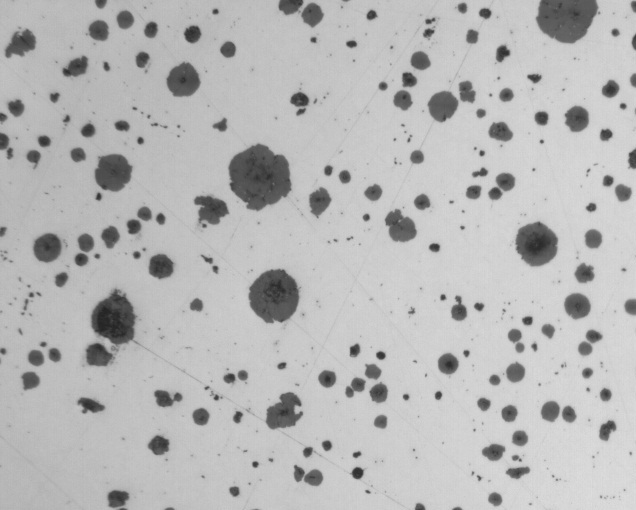
#> input picture ductile_iron0.jpg, 636 x 510 px
$ python otsu_threshold.py ductile_iron0.jpg ductile_iron0.jpg ductile_iron0.jpg out.png out.png   (Python 2 division)
#> lines starting #> are read from the running program, lines starting #| are printed output that depends on the picture; after the words box and inside, x2 and y2 are one past the last pixel; in counts of white or black regions, pixels touching at a corner belong together
# -*- coding: utf-8 -*-
"""
Created on Wed Mar 21 15:56:56 2018

@author: zty-pc2
"""

import cv2 as cv
import numpy as np
#from matplotlib import pyplot as plt
import sys

img_input = sys.argv[2]
img_output = sys.argv[4]
if_output_threshold=''
if_output_threshold = sys.argv[5]

#img = cv.imread('DataSamples/ductile_iron0.jpg',0)
#img_input = 'DataSamples/ductile_iron0.jpg'
img = cv.imread(img_input,0)
#> img is the input picture: shape (510, 636); min 35, max 222, mean 183.4
x,y = img.shape
#> x = 510; y = 636
threshold = 0
otsu = 99999999
for t in range(256):
    cluster_1 = np.where(img>t, img,0)
    cluster_2 = np.where(img<=t, img,0)
    cluster_2_fix = np.where(img<=t, img,-1)
    cluster_1_size = np.count_nonzero(cluster_1)
    if cluster_1_size > 0:
        cluster_1_mean = cluster_1.sum()/(cluster_1_size+.0)
        cluster_1_var = np.where(cluster_1>0, cluster_1,cluster_1_mean).var()*img.size/(cluster_1_size+.0)
    else:
        cluster_1_mean = 0
        cluster_1_var = 0
    if cluster_1_size < img.size:
        cluster_2_mean = cluster_2.sum()/(img.size - cluster_1_size+.0)
        cluster_2_var = np.where(cluster_2_fix!=-1,cluster_2_fix,cluster_2_mean).var()*img.size/(img.size - cluster_1_size+.0)
    else:
        cluster_2_mean = 0
        cluster_2_var=0


    otsu_min = (cluster_1_var*cluster_1_size + cluster_2_var*(img.size - cluster_1_size))/(img.size+.0)

    if otsu_min <= otsu:
        threshold = t
        otsu = otsu_min
#> this loop made 256 passes
#> (cluster_1_size, cluster_1_mean, cluster_1_var, cluster_2_mean, cluster_2_var, otsu_min, otsu) on passes 36 to 47: (324358, 183.4, 1344.4, 35, 0, 1344.4, 1344.4), (324353, 183.4, 1344.1, 35.71, 0.204, 1344.1, 1344.1), (324338, 183.4, 1343.2, 36.59, 0.424, 1343.1, 1343.1), (324316, 183.4, 1341.9, 37.3, 0.708, 1341.7, 1341.7), (324282, 183.5, 1339.8, 38.04, 1.11, 1339.5, 1339.5), (324238, 183.5, 1337.2, 38.75, 1.6, 1336.7, 1336.7), (324194, 183.5, 1334.6, 39.34, 2.17, 1333.9, 1333.9), (324158, 183.5, 1332.5, 39.82, 2.81, 1331.7, 1331.7), (324113, 183.5, 1330, 40.4, 3.81, 1329, 1329), (324062, 183.5, 1327.1, 41.01, 5, 1325.9, 1325.9), (324008, 183.6, 1324.2, 41.62, 6.3, 1322.7, 1322.7), (323948, 183.6, 1320.9, 42.26, 7.76, 1319.2, 1319.2)
#> (cluster_1_size, cluster_1_mean, cluster_1_var, cluster_2_mean, cluster_2_var, otsu) on passes 61 to 66: (322366, 184.2, 1245.6, 52.29, 39.64, 1238.2), (322141, 184.3, 1235.9, 53.17, 42.54, 1227.7), (321913, 184.4, 1226.2, 53.99, 45.16, 1217.2), (321661, 184.5, 1215.6, 54.83, 47.81, 1205.8), (321364, 184.6, 1203.3, 55.74, 50.58, 1192.6), (321045, 184.7, 1190.2, 56.63, 53.16, 1178.6)
#> after the loop, otsu = 172; threshold = 143
cluster_1 = np.where(img>=threshold, img,0)
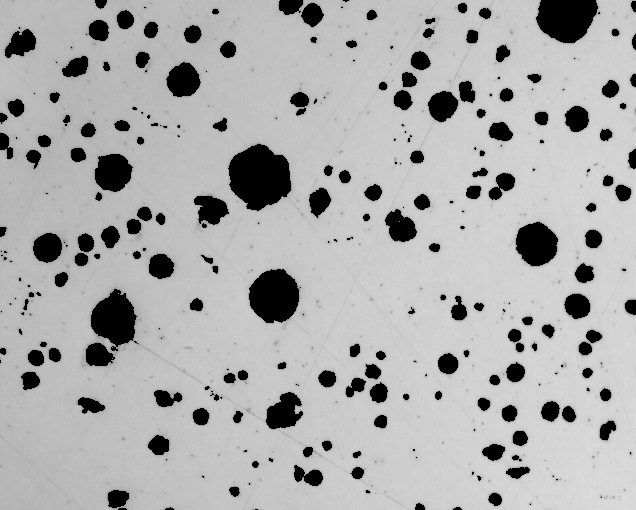
#> cluster_1: shape (510, 636); min 0, max 222, mean 172.3
binary_image = np.where(cluster_1==0,cluster_1,255)
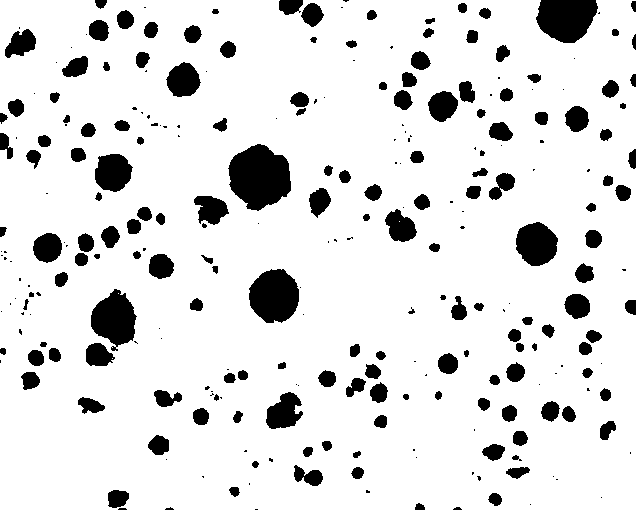
#> binary_image: shape (510, 636); 87.9% white; 276 black regions (112 under 20 px), largest, box (x1, y1, x2, y2) and area: (228, 144, 291, 211) 3038, (249, 269, 299, 323) 2089, (536, 0, 598, 43) 2068
if if_output_threshold=='--threshold':
    print threshold
cv.imwrite(img_output, binary_image)
#plt.imshow(binary_image,0)

$ run again, with ductile_iron1.png saved as ductile_iron0.jpg
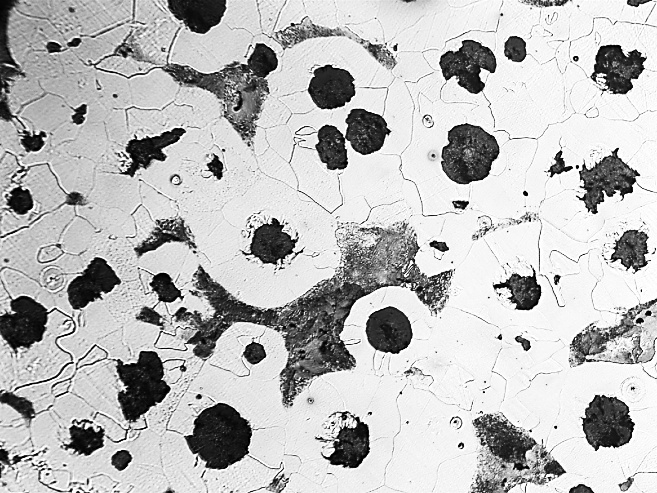
#> input picture ductile_iron1.png, 657 x 493 px
#> img is the input picture: shape (493, 657); min 0, max 255, mean 188.6
#> the loop `for t in range(256):` made 256 passes
#> (cluster_1_size, cluster_1_mean, cluster_1_var, cluster_2_mean, cluster_2_var, otsu_min, otsu) on passes 1 to 8: (323203, 189, 5764.9, 0, 0, 5752.5, 5752.5), (322910, 189.2, 5738.1, 0.296, 0.208, 5720.5, 5720.5), (322652, 189.3, 5714.6, 0.648, 0.641, 5692.6, 5692.6), (322359, 189.5, 5688.2, 1.09, 1.37, 5661.2, 5661.2), (322039, 189.7, 5659.7, 1.59, 2.34, 5627.1, 5627.1), (321663, 189.9, 5626.4, 2.17, 3.57, 5587.5, 5587.5), (321232, 190.1, 5588.5, 2.79, 4.98, 5542.5, 5542.5), (320798, 190.4, 5550.6, 3.37, 6.42, 5497.5, 5497.5)
#> pass 1, `cluster_2_fix = np.where(img<=t, img,-1)`:
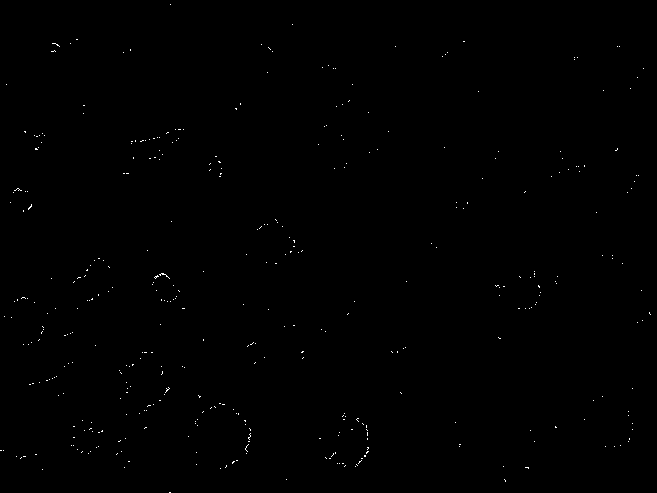
#> cluster_2_fix: shape (493, 657) int16; values -1 (black) and 0 (white), 0.22% white in thin lines or dots
#> after the loop `for t in range(256):`: otsu = 799.6; threshold = 140
#> `binary_image = np.where(cluster_1==0,cluster_1,255)`:
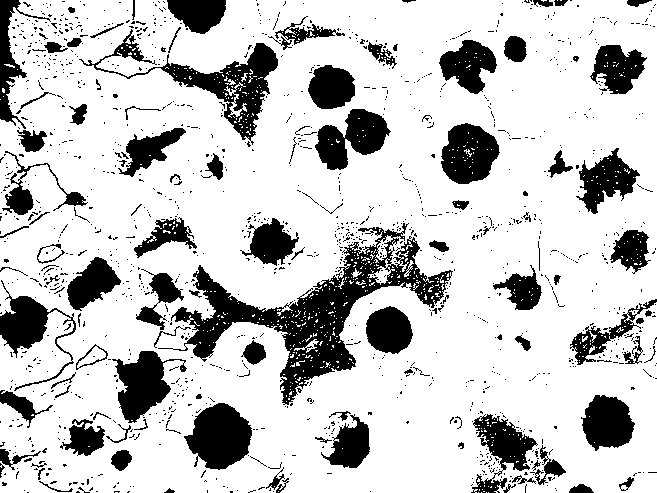
#> binary_image: shape (493, 657); 78.3% white; 1356 black regions (1243 under 20 px), largest, box (x1, y1, x2, y2) and area: (158, 223, 453, 405) 11837, (79, 29, 278, 145) 4314, (184, 403, 252, 470) 3088
